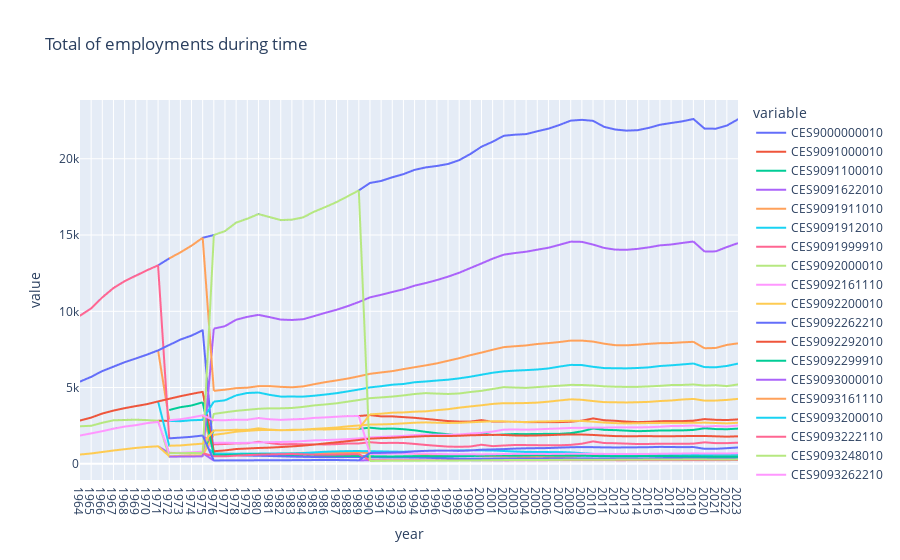

Notebook source saved alongside this figure:
### Markdown cell above
Table **all_amount_total_in_government** contains the anual value for each series.  This table allows to construct the chart with the behavior of each serie from 1964 to 2023, with the exceptions of the series "CES9092299910","CES9093000010","CES9093161110",
"CES9093200010","CES9093222110","CES9093248010","CES9093262210","CES9093292010" and "CES9093299910" which information begins from 1972.

### Code cell
df_full_tot = preparationOfDataframesFull("all_amount_total_in_government")
dataCharConstructorYear(df_full_tot,"Total of employments during time")
